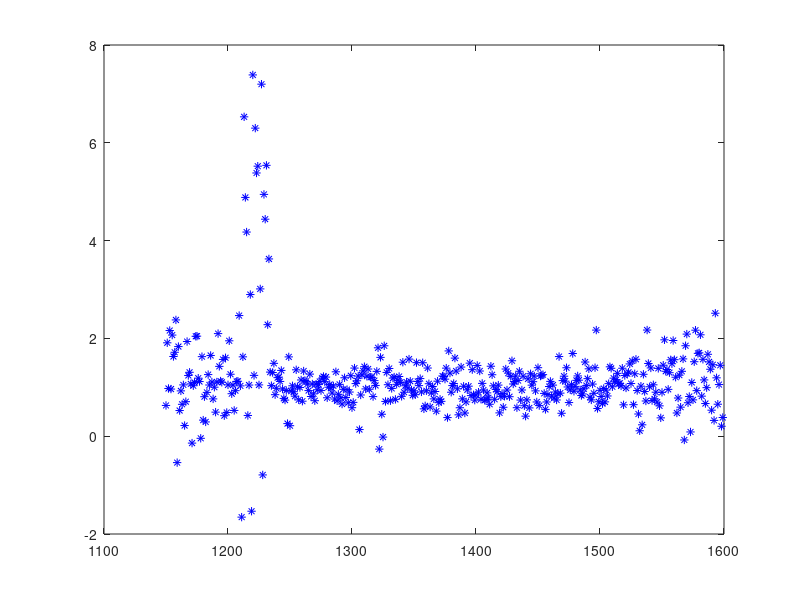

The MATLAB script that drew this image:
#!/usr/bin/octave-cli --persist

# --------------------------------------------------------------------
# Interactive mode, showing the contours and the corresponding line
#
# WITH NORMALIZATION AND data CENTERING
#
# Implementation of J and gradientJ for the general linear case
# --------------------------------------------------------------------

pkg load optim;

# data stored each sample in a row, where the last row is the label

load quasar_train.csv;
lambdas = quasar_train(1, :)';
train_qso = quasar_train(2:end, :);
load quasar_test.csv;
test_qso = quasar_test(2:end, :);



data=[lambdas train_qso(1,:)'];

# Construct the design matrix with the original data
data_X=[ones(rows(data),1),data(:,1)];

# The outputs vector with the original data
data_Y=data(:,2);

# The slope for the data normalization
min_X = min(data_X(:,2));
max_X = max(data_X(:,2));
mx = 2/(max_X-min_X);
bx = 1-mx*max_X;

NM=[1 bx; 0 mx];
x_normalized = data_X*NM; # Normalized data to interval -1 to 1

# Normalize also the output
min_Y=min(data_Y);
max_Y=max(data_Y);
my = 2/(max_Y-min_Y);
by = 1-my*max_Y;

y_normalized = my*data_Y + by;

###############################################
function result = thetas(X,W,y)
  In = inv(X' * W * X );
  result = In * X' * W * y;
endfunction


###############################################

# For the inverse mapping we need these:
imy = 1/my;
iby = -by/my;

#Local regression calc
tau = 5;

theta = [];

for (i=[1:rows(data)])                                    %Obtains the regression for each point
  w = exp(-((data_X(i,2)-data_X(:,2)).^2)./(2*tau*tau));      %Calculates the weight of all the points
  w_diag = diag(w);
  theta_i = thetas(x_normalized, w_diag, y_normalized);
  theta = [theta theta_i];
endfor;
# Local regression plot
figure(1);
hold off;                                                 %Necessary to adjust the graph
plot(data_X(:,2),data_Y,"*b");                                    %Plots the raw points
hold on;                                                %Necessary to show all the elements

areas=linspace(min(data_X(:,2)),max(data_X(:,2)),5);

ts = theta(rows(theta),:);
u0=ts(1,1);
u1=ts(1,2);
printf("Theta = (%g,%g)\n",u0,u1);

prices=u1*imy*mx*areas + (imy*u1*bx + imy*u0+iby);


waitfor(gcf);                                             %Wait for the image to close to finish the execution
#endwhile;
